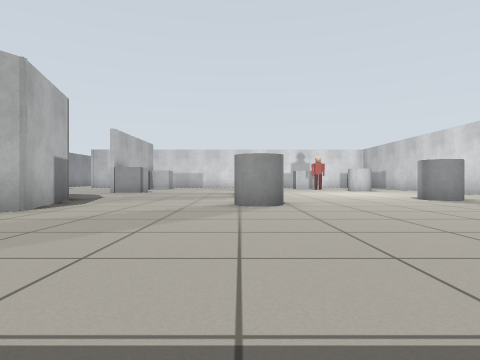
view 1 (above)

24 first-person views from a walk through a Gazebo world. The camera is 0.5 m above the floor, looks level and sees 75° across. The floor is counted in squares, 1 m on a side. Each view is taken from the middle of a square. On the plan, view 1 faces up. The plan holds only what a view shows up to about 9 squares ahead; the rest is blank. Some stock models are drawn as simple stand-ins.

view 2
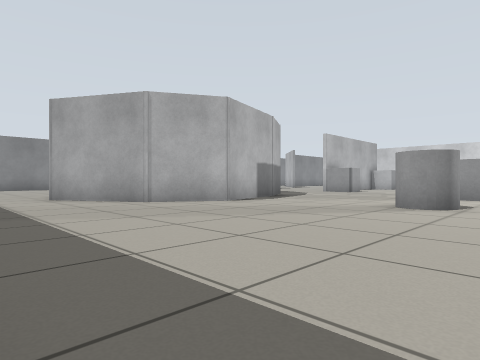

view 3
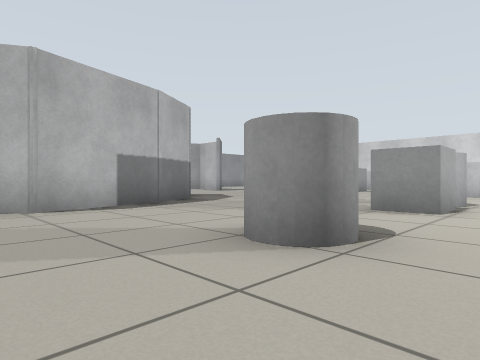

view 4
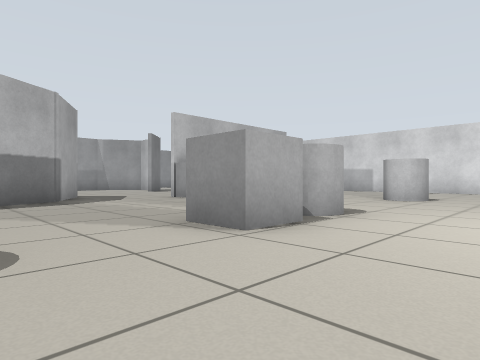

view 5
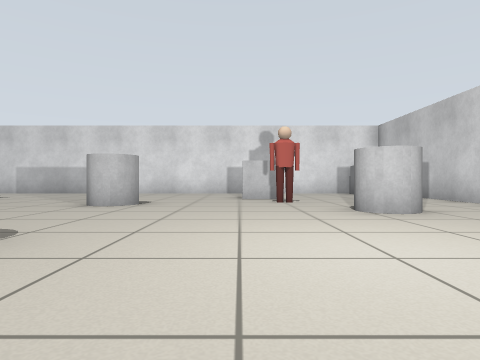

view 6
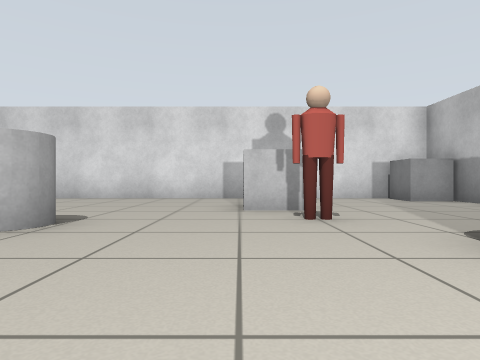

view 7
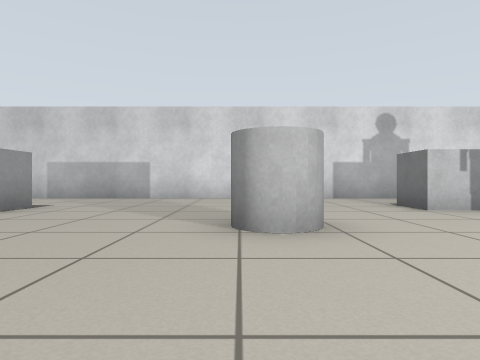

view 8
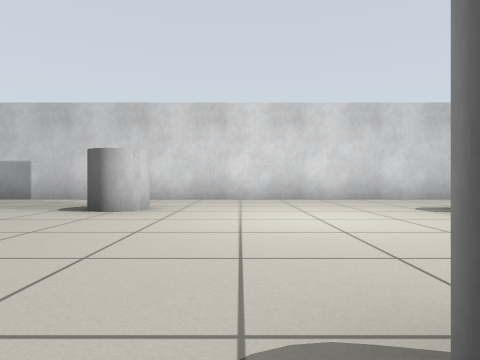

view 9
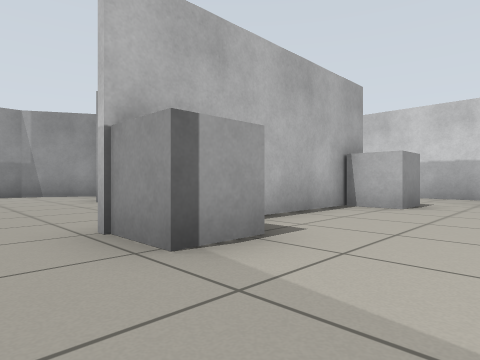

view 10
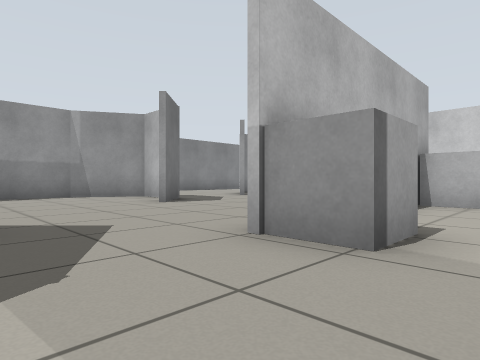

view 11
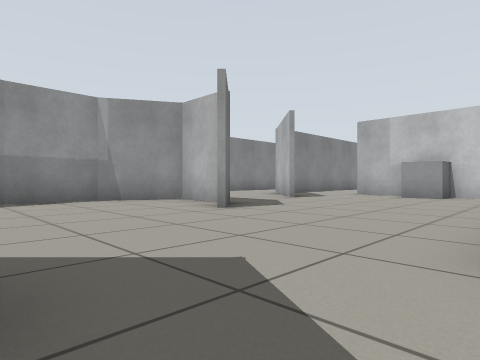

view 12
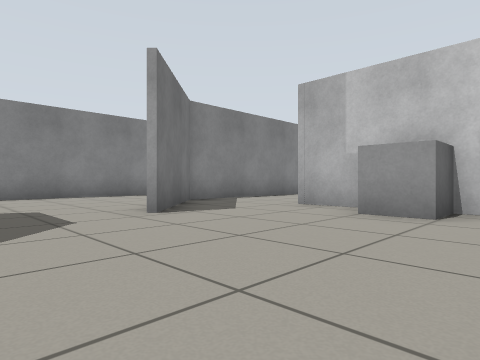

view 13
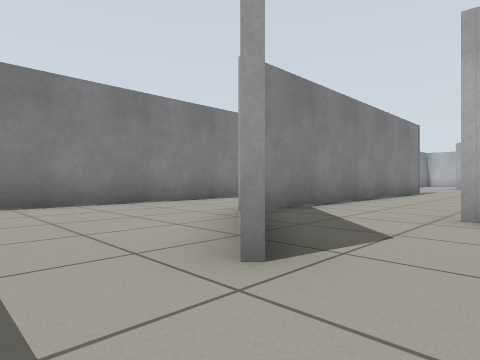

view 14
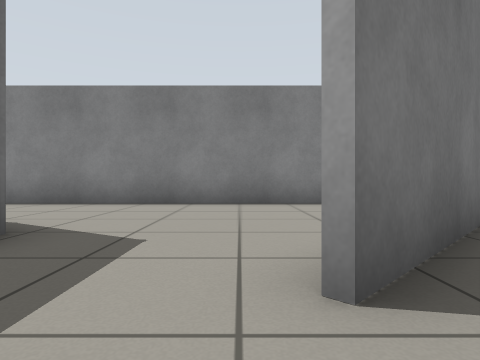

view 15
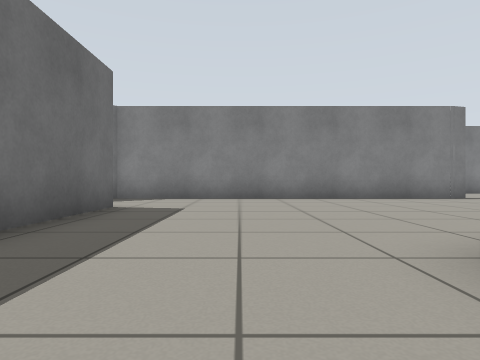

view 16
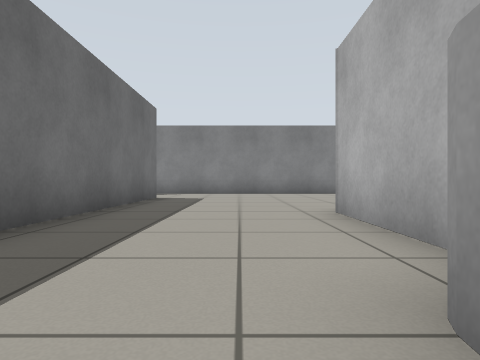

view 17
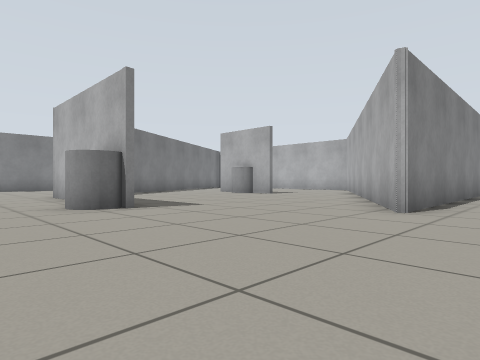

view 18
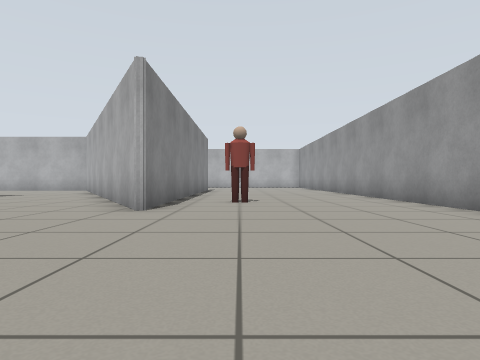

view 19
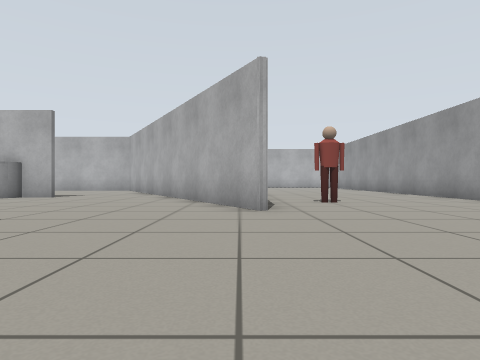

view 20
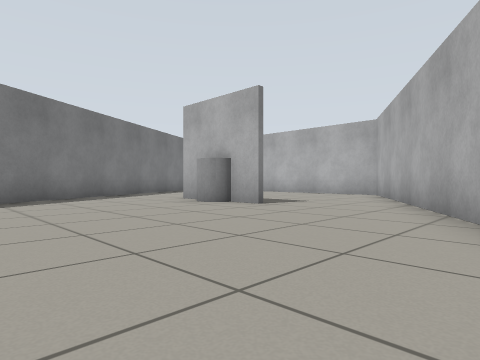

view 21
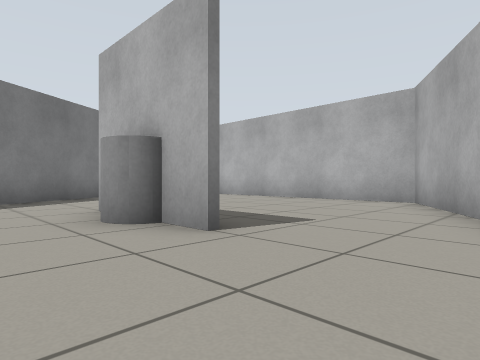

view 22
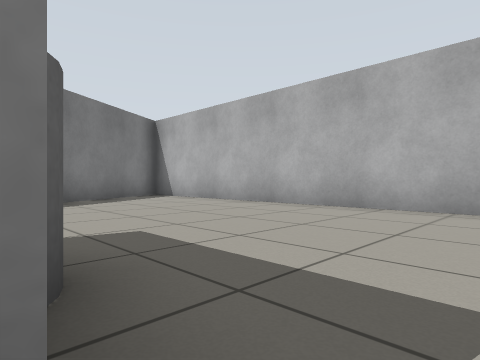

view 23
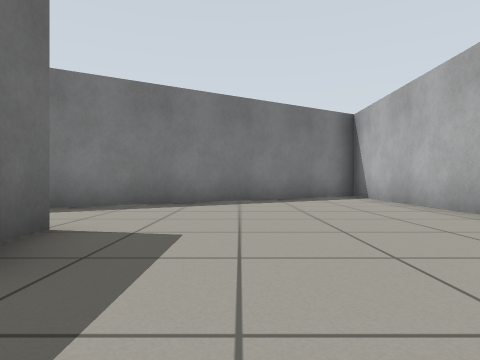

view 24
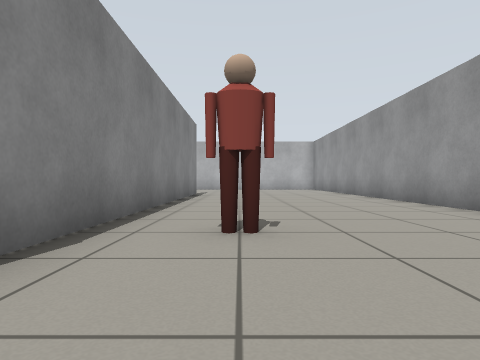

### Floor plan
Points are (right, up) in squares from view 1. A wall is a line through its corners. A room is listed if a view was taken in it or the views show most of it. See-through windows are left out.
Room 1 (views 1, 2, 3, 4, 5, 6, 7, 8, 9, 10, 11, 12, 13, 14)
walls: (-4.2, 7.7) (-3.5, 5.1) (-4.5, 3.5) (-6.9, 2.1); (-6.6, 10) (-5, 9.1) (-4.2, 7.6); (-4.9, 17.6) (-4.9, 12.1); (-10.1, 14.8) (-9.2, 13.8); (-10.4, 14.7) (-11.8, 14.7) (-12.8, 12.9) (-12.8, 11); (8.1, 6.5) (8.1, 20.5) (-9.9, 20.5); (-12.5, 19.7) (-10.2, 17.4)
ways out: opening at (-13.2, 17.5) to room 2; opening at (-10.5, 21) to room 2
objects: grey box (-8, 20) to (-7, 20); grey box (-4, 12) to (-4, 13); grey box (-4, 17); grey cylinder (0, 6) to (1, 7); grey box (0, 9) to (1, 10); grey cylinder (0, 11) to (1, 11); grey cylinder (0, 15) to (1, 16); grey box (3, 17) to (4, 18); person (4, 16); grey cylinder (5, 8); grey cylinder (5, 14) to (6, 14); grey box (7, 20)
Room 2 (views 15, 16, 17, 18, 19, 20, 21, 22, 23, 24)
walls: (-6.3, 31.1) (-5.4, 31.1); (-3.4, 30.9) (-6.1, 30.9); (-2.4, 24.5) (-5.7, 24.5); (-12.5, 28.9) (-12.5, 19.7); (-12.6, 29.2) (-12.4, 28.7); (-12, 35.6) (-7.1, 27); (2.4, 35) (2.4, 26.9) (-3.1, 36.5) (-12, 36.5); (-9.8, 20.7) (-4, 20.7); (7.8, 27) (7.8, 35); (-15.6, 22.1) (-15.6, 12)
ways out: opening at (-13.2, 17.5) to room 1; opening at (-10.5, 21) to room 1
objects: grey cylinder (-5, 31); grey cylinder (-2, 24) to (-2, 25); person (4, 29)

Where each view was taken, in squares from view 1:
view 1: 0 up, 0 right, facing up
view 2: 0 up, 2 right, facing up-left
view 3: 4 up, 2 right, facing up-left
view 4: 7 up, 3 right, facing up-left
view 5: 9 up, 3 right, facing up
view 6: 12 up, 3 right, facing up
view 7: 12 up, 0 right, facing up
view 8: 12 up, 0 right, facing right
view 9: 11 up, 2 left, facing up-left
view 10: 10 up, 3 left, facing up-left
view 11: 10 up, 5 left, facing up-left
view 12: 15 up, 6 left, facing up-left
view 13: 16 up, 9 left, facing up-left
view 14: 17 up, 9 left, facing left
view 15: 23 up, 4 left, facing left
view 16: 23 up, 1 left, facing left
view 17: 22 up, 4 right, facing up-left
view 18: 22 up, 4 right, facing up
view 19: 22 up, 2 right, facing up
view 20: 26 up, 1 right, facing up-left
view 21: 29 up, 1 left, facing up-left
view 22: 31 up, 3 left, facing up-left
view 23: 33 up, 3 left, facing left
view 24: 26 up, 4 right, facing up
